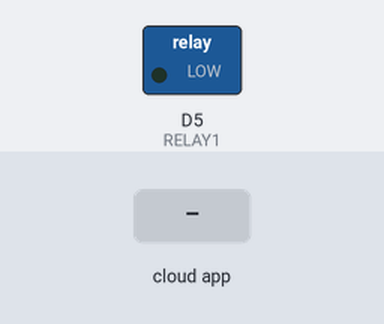
Recording of a sketch running on a simulated ESP8266 (NodeMCU). Parts: switched loads named in the sketch (green lamp = pin HIGH). The inputs (shaded band) are chosen by the test bench. Random numbers use the default seed unless the sketch sets one.

Above: at 2.7 s.
2.8 s: the phone or cloud app sets 1 to 0
At 4.2 s:
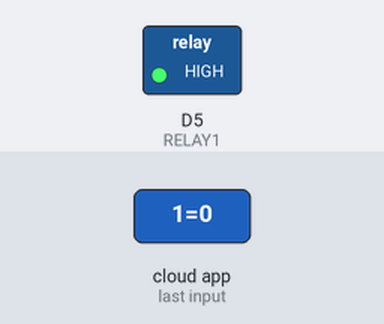
5.0 s: the phone or cloud app sets 1 to 1
At 5.8 s:
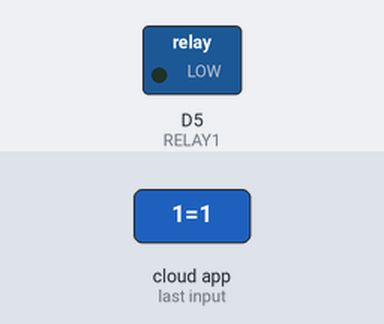
Timing chart, 0 to 8.0 s (numbered marks = the images above; inputs shaded):
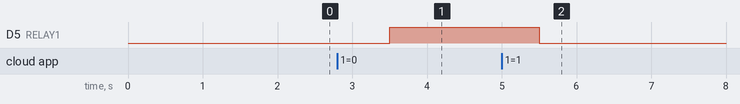

The sketch:

Cayanne_Project.ino
```cpp
#define CAYENNE_PRINT Serial
#include <CayenneMQTTESP8266.h>

// WiFi network info.
char ssid[] = "www.interactiverobotics.club";
char wifiPassword[] = "cilibur2019";

// Cayenne authentication info. This should be obtained from the Cayenne Dashboard.
char username[] = "c7205250-eb1b-11ea-883c-638d8ce4c23d";
char password[] = "72ea1a5206e5a4824db72722bc6fd7c88f151b34";
char clientID[] = "e81a6630-eb1b-11ea-a67f-15e30d90bbf4";

#define RELAY1 D5

void setup() {
	Serial.begin(9600);
  pinMode(RELAY1, OUTPUT);
	Cayenne.begin(username, password, clientID, ssid, wifiPassword);
}

void loop() {
	Cayenne.loop();
}

// This function is called when data is sent from Cayenne.
CAYENNE_IN(1)
{
  // Write value to turn the relay switch on or off. This code assumes you wire your relay as normally open.
  if (getValue.asInt() == 0) {
    digitalWrite(RELAY1, HIGH);
  }
  else {
    digitalWrite(RELAY1, LOW);
  }
}

// This function is called at intervals to send data to Cayenne and keep the device online.
// Will create a temporary green widget on Channel 0, make it permanent by clicking on '+'.
CAYENNE_OUT(2)
{
  CAYENNE_LOG("Send data for Virtual Channel 0");
  int data1=random(0,10);
  Cayenne.virtualWrite(2, data1);
}

CAYENNE_OUT(3)
{
  CAYENNE_LOG("Send data for Virtual Channel 0");
  int data2=random(0,10);
  Cayenne.virtualWrite(3, data2);
}
```

Measured:
- after the input at 2.8 s, D5 (RELAY1): LOW → HIGH after 0.70 s
- after the input at 5.0 s, D5 (RELAY1): HIGH → LOW after 0.50 s
